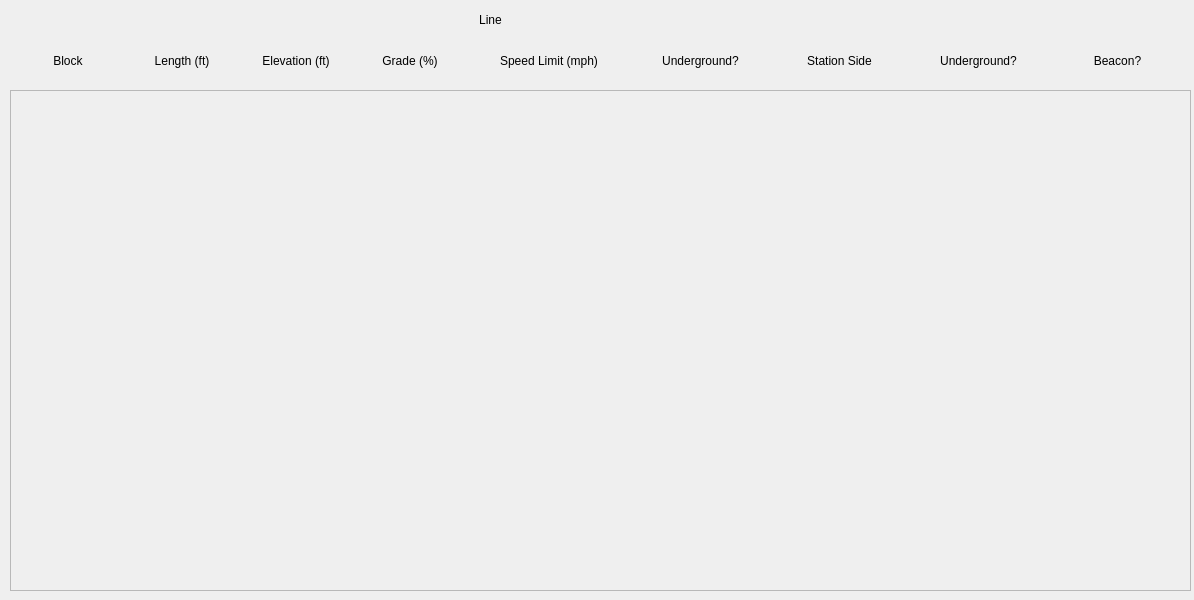
<?xml version="1.0" encoding="UTF-8"?>
<ui version="4.0">
 <class>MainWindow</class>
 <widget class="QMainWindow" name="MainWindow">
  <property name="geometry">
   <rect>
    <x>0</x>
    <y>0</y>
    <width>1194</width>
    <height>600</height>
   </rect>
  </property>
  <property name="windowTitle">
   <string>MainWindow</string>
  </property>
  <widget class="QWidget" name="centralwidget">
   <widget class="QLabel" name="Header">
    <property name="geometry">
     <rect>
      <x>10</x>
      <y>10</y>
      <width>961</width>
      <height>20</height>
     </rect>
    </property>
    <property name="text">
     <string>Line</string>
    </property>
    <property name="alignment">
     <set>Qt::AlignCenter</set>
    </property>
   </widget>
   <widget class="QWidget" name="horizontalLayoutWidget">
    <property name="geometry">
     <rect>
      <x>10</x>
      <y>40</y>
      <width>1182</width>
      <height>41</height>
     </rect>
    </property>
    <layout class="QHBoxLayout" name="horizontalLayout">
     <item>
      <widget class="QLabel" name="label_2">
       <property name="sizePolicy">
        <sizepolicy hsizetype="Fixed" vsizetype="Preferred">
         <horstretch>0</horstretch>
         <verstretch>0</verstretch>
        </sizepolicy>
       </property>
       <property name="minimumSize">
        <size>
         <width>100</width>
         <height>0</height>
        </size>
       </property>
       <property name="text">
        <string>Block</string>
       </property>
       <property name="alignment">
        <set>Qt::AlignCenter</set>
       </property>
      </widget>
     </item>
     <item>
      <widget class="QLabel" name="label_5">
       <property name="sizePolicy">
        <sizepolicy hsizetype="Fixed" vsizetype="Preferred">
         <horstretch>0</horstretch>
         <verstretch>0</verstretch>
        </sizepolicy>
       </property>
       <property name="minimumSize">
        <size>
         <width>100</width>
         <height>0</height>
        </size>
       </property>
       <property name="text">
        <string>Length (ft)</string>
       </property>
       <property name="alignment">
        <set>Qt::AlignCenter</set>
       </property>
      </widget>
     </item>
     <item>
      <widget class="QLabel" name="label_4">
       <property name="sizePolicy">
        <sizepolicy hsizetype="Fixed" vsizetype="Preferred">
         <horstretch>0</horstretch>
         <verstretch>0</verstretch>
        </sizepolicy>
       </property>
       <property name="minimumSize">
        <size>
         <width>100</width>
         <height>0</height>
        </size>
       </property>
       <property name="text">
        <string>Elevation (ft)</string>
       </property>
       <property name="alignment">
        <set>Qt::AlignCenter</set>
       </property>
      </widget>
     </item>
     <item>
      <widget class="QLabel" name="label_3">
       <property name="sizePolicy">
        <sizepolicy hsizetype="Fixed" vsizetype="Preferred">
         <horstretch>0</horstretch>
         <verstretch>0</verstretch>
        </sizepolicy>
       </property>
       <property name="minimumSize">
        <size>
         <width>100</width>
         <height>0</height>
        </size>
       </property>
       <property name="text">
        <string>Grade (%)</string>
       </property>
       <property name="alignment">
        <set>Qt::AlignCenter</set>
       </property>
      </widget>
     </item>
     <item>
      <widget class="QLabel" name="label_6">
       <property name="sizePolicy">
        <sizepolicy hsizetype="Fixed" vsizetype="Preferred">
         <horstretch>0</horstretch>
         <verstretch>0</verstretch>
        </sizepolicy>
       </property>
       <property name="minimumSize">
        <size>
         <width>150</width>
         <height>0</height>
        </size>
       </property>
       <property name="text">
        <string>Speed Limit (mph)</string>
       </property>
       <property name="alignment">
        <set>Qt::AlignCenter</set>
       </property>
      </widget>
     </item>
     <item>
      <widget class="QLabel" name="label_9">
       <property name="sizePolicy">
        <sizepolicy hsizetype="Fixed" vsizetype="Preferred">
         <horstretch>0</horstretch>
         <verstretch>0</verstretch>
        </sizepolicy>
       </property>
       <property name="minimumSize">
        <size>
         <width>125</width>
         <height>0</height>
        </size>
       </property>
       <property name="text">
        <string>Underground?</string>
       </property>
       <property name="alignment">
        <set>Qt::AlignCenter</set>
       </property>
      </widget>
     </item>
     <item>
      <widget class="QLabel" name="label_8">
       <property name="sizePolicy">
        <sizepolicy hsizetype="Fixed" vsizetype="Preferred">
         <horstretch>0</horstretch>
         <verstretch>0</verstretch>
        </sizepolicy>
       </property>
       <property name="minimumSize">
        <size>
         <width>125</width>
         <height>0</height>
        </size>
       </property>
       <property name="text">
        <string>Station Side</string>
       </property>
       <property name="alignment">
        <set>Qt::AlignCenter</set>
       </property>
      </widget>
     </item>
     <item>
      <widget class="QLabel" name="label_11">
       <property name="sizePolicy">
        <sizepolicy hsizetype="Fixed" vsizetype="Preferred">
         <horstretch>0</horstretch>
         <verstretch>0</verstretch>
        </sizepolicy>
       </property>
       <property name="minimumSize">
        <size>
         <width>125</width>
         <height>0</height>
        </size>
       </property>
       <property name="text">
        <string>Underground?</string>
       </property>
       <property name="alignment">
        <set>Qt::AlignCenter</set>
       </property>
      </widget>
     </item>
     <item>
      <widget class="QLabel" name="label_10">
       <property name="sizePolicy">
        <sizepolicy hsizetype="Fixed" vsizetype="Preferred">
         <horstretch>0</horstretch>
         <verstretch>0</verstretch>
        </sizepolicy>
       </property>
       <property name="minimumSize">
        <size>
         <width>125</width>
         <height>0</height>
        </size>
       </property>
       <property name="text">
        <string>Beacon?</string>
       </property>
       <property name="alignment">
        <set>Qt::AlignCenter</set>
       </property>
      </widget>
     </item>
    </layout>
   </widget>
   <widget class="QScrollArea" name="MainScrollArea">
    <property name="geometry">
     <rect>
      <x>10</x>
      <y>90</y>
      <width>1181</width>
      <height>501</height>
     </rect>
    </property>
    <property name="widgetResizable">
     <bool>true</bool>
    </property>
    <widget class="QWidget" name="scrollAreaWidgetContents">
     <property name="geometry">
      <rect>
       <x>0</x>
       <y>0</y>
       <width>1179</width>
       <height>499</height>
      </rect>
     </property>
    </widget>
   </widget>
  </widget>
 </widget>
 <resources/>
 <connections/>
</ui>
